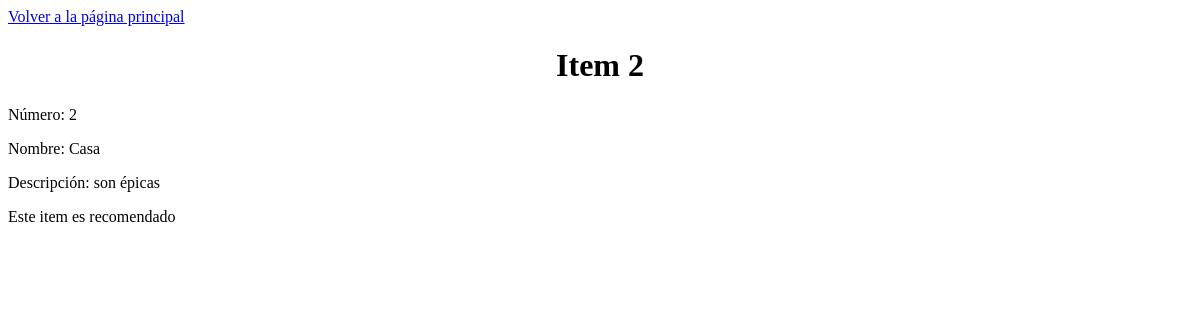
The page /item/2 on the database as committed earlier.
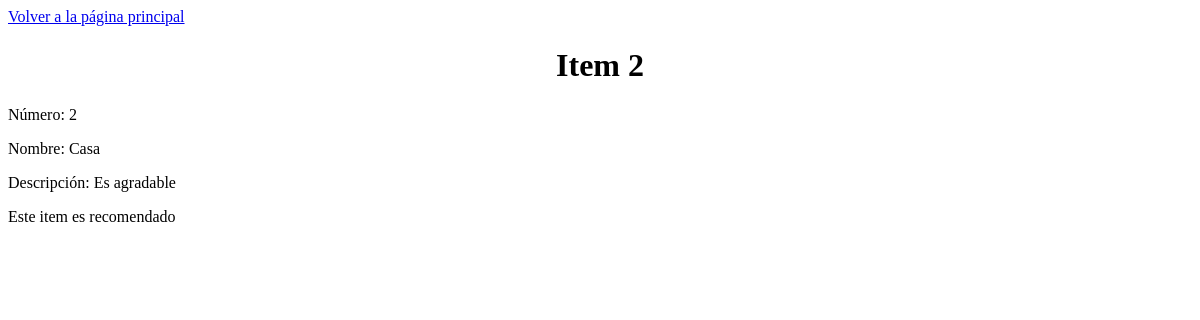
The same page on the database as committed later.
### modelos.py (models this page shows)
class Item(Base):
    __tablename__  = "items"
    id = Column(Integer, primary_key=True)
    nombre = Column(String, index=True)
    descripcion = Column(String, index=True)
    recomendado = Column(Boolean, index=True)

### main.py (the view)
@app.get('/item/{id}', response_model=schemas.Item)
async def encontrar_item(request: Request, id : int, bd: Session = Depends(get_bd)):
    item = crud.buscar_item(bd, id)
    return templates.TemplateResponse(
        request=request, name='unico.html', context={'item': item}
    )

### templates/unico.html (shortened to what this page needs)
<!DOCTYPE html>
<html lang="en">
<head>
    <link rel="stylesheet" href="{{ url_for('static', path='../static/styles.css') }}">
</head>
<body>
    <a href="/items">Volver a la página principal</a>
    <h1>Item {{ item.id }}</h1>
    <p>Número: {{ item.id }}</p>
    <p>Nombre: {{ item.nombre }}</p>
    <p>Descripción: {{ item.descripcion }}</p>
    {% if item.recomendado %}
    <p>Este item es recomendado</p>
    {% else %}
    <p>Este item no es recomendado</p>
    {% endif %}
</body>
</html>

### static/styles.css (style rules this page uses)
h1 { text-align: center; }

Rows that differ between the two databases and show on the page:
changed Item "Casa": descripcion "son épicas" → "Es agradable"
